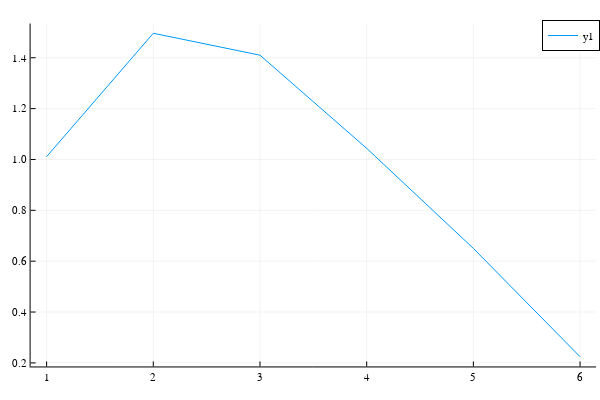

The cell this chart's notebook holds for it:
### Code cell
lossHistory = []
@showprogress for epoch in 1:100
    Flux.train!(loss, Flux.params(model), data, optimiser)
    currentLoss = loss(xTest, yTest)
    if currentLoss < 0
        break
    end
    append!(lossHistory, currentLoss)
end
plot(lossHistory)

### Figure 1 — Plotly figure (JSON) as saved in the notebook; plotly's stock layout.template omitted (floating-point values rounded to 4 significant figures)
{"data": [{"colorbar": {"len": 0.9525, "title": "", "x": 0.9934, "y": 0.5139}, "legendgroup": "y1", "line": {"color": "rgba(0, 154, 250, 1.000)", "dash": "solid", "shape": "linear", "width": 1}, "mode": "lines", "name": "y1", "showlegend": true, "type": "scatter", "x": [1, 2, 3, 4, 5, 6], "xaxis": "x", "y": [1.011, 1.496, 1.41, 1.044, 0.6503, 0.2242], "yaxis": "y"}], "layout": {"annotations": [], "height": 400, "legend": {"bgcolor": "rgba(255, 255, 255, 1.000)", "bordercolor": "rgba(0, 0, 0, 1.000)", "borderwidth": 1, "font": {"color": "rgba(0, 0, 0, 1.000)", "family": "sans-serif", "size": 11}, "title": {"font": {"color": "rgba(0, 0, 0, 1.000)", "family": "sans-serif", "size": 15}, "text": ""}, "tracegroupgap": 0, "traceorder": "normal", "x": 1, "xanchor": "auto", "y": 1, "yanchor": "auto"}, "margin": {"b": 20, "l": 0, "r": 0, "t": 20}, "paper_bgcolor": "rgba(255, 255, 255, 1.000)", "plot_bgcolor": "rgba(255, 255, 255, 1.000)", "showlegend": true, "width": 600, "xaxis": {"anchor": "y", "domain": [0.05101, 0.9934], "gridcolor": "rgba(0, 0, 0, 0.100)", "gridwidth": 0.5, "linecolor": "rgba(0, 0, 0, 1.000)", "mirror": false, "range": [0.85, 6.15], "showgrid": true, "showline": true, "showticklabels": true, "tickangle": 0, "tickcolor": "rgb(0, 0, 0)", "tickfont": {"color": "rgba(0, 0, 0, 1.000)", "family": "sans-serif", "size": 11}, "tickmode": "array", "ticks": "inside", "ticktext": ["1", "2", "3", "4", "5", "6"], "tickvals": [1, 2, 3, 4, 5, 6], "title": "", "titlefont": {"color": "rgba(0, 0, 0, 1.000)", "family": "sans-serif", "size": 15}, "type": "-", "visible": true, "zeroline": false, "zerolinecolor": "rgba(0, 0, 0, 1.000)"}, "yaxis": {"anchor": "x", "domain": [0.03762, 0.9902], "gridcolor": "rgba(0, 0, 0, 0.100)", "gridwidth": 0.5, "linecolor": "rgba(0, 0, 0, 1.000)", "mirror": false, "range": [0.186, 1.535], "showgrid": true, "showline": true, "showticklabels": true, "tickangle": 0, "tickcolor": "rgb(0, 0, 0)", "tickfont": {"color": "rgba(0, 0, 0, 1.000)", "family": "sans-serif", "size": 11}, "tickmode": "array", "ticks": "inside", "ticktext": ["0.2", "0.4", "0.6", "0.8", "1.0", "1.2", "1.4"], "tickvals": [0.2, 0.4, 0.6, 0.8, 1, 1.2, 1.4], "title": "", "titlefont": {"color": "rgba(0, 0, 0, 1.000)", "family": "sans-serif", "size": 15}, "type": "-", "visible": true, "zeroline": false, "zerolinecolor": "rgba(0, 0, 0, 1.000)"}}}
